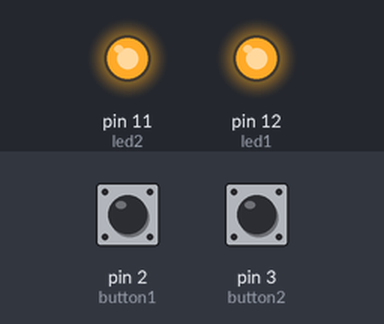
A sketch run on a simulated Arduino Uno, built with avr-gcc and run on an emulated ATmega328P. Parts: output pins drawn as LEDs (lit = HIGH). Inputs (shaded band) come from the test bench; at power-on: pin 2 (button1) HIGH, pin 3 (button2) HIGH.

Above: at 0.1 s.
Timing chart, 0 to 1.6 s (numbered marks = the images above):
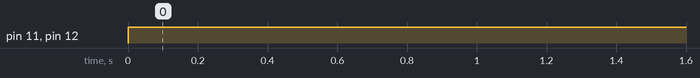

Measured:
- by itself, pin 11 (led2), pin 12 (led1): LOW → HIGH at 0.00 s

The sketch:

WATER_LABEL.ino
```cpp
 int button1 = 2; // Push Button1 Pin D 2
 int button2 = 3; // Push Button2 Pin D 3
 int led1 = 12;  // Led1 Pin D 12
 int led2 = 11;  // Led2 Pin D 11
 int status1 = false;
 int status2 = false;
 void setup()
 {
 pinMode(led1, OUTPUT);
 pinMode(led2, OUTPUT);
 pinMode(button1, INPUT_PULLUP);
 pinMode(button2, INPUT_PULLUP);
 }
 void loop()
 {
 if (digitalRead(button1) == true) // For Button 1
 {
 status1 = !status1 ;
 digitalWrite(led1, status1);
 }
 if (digitalRead(button2) == true) // For Button 2
 {
 status2 = !status2 ;
 digitalWrite(led2, status2);
 }
 while(digitalRead(button1) == true);
 while(digitalRead(button2) == true);
 delay(50);
 }
```
